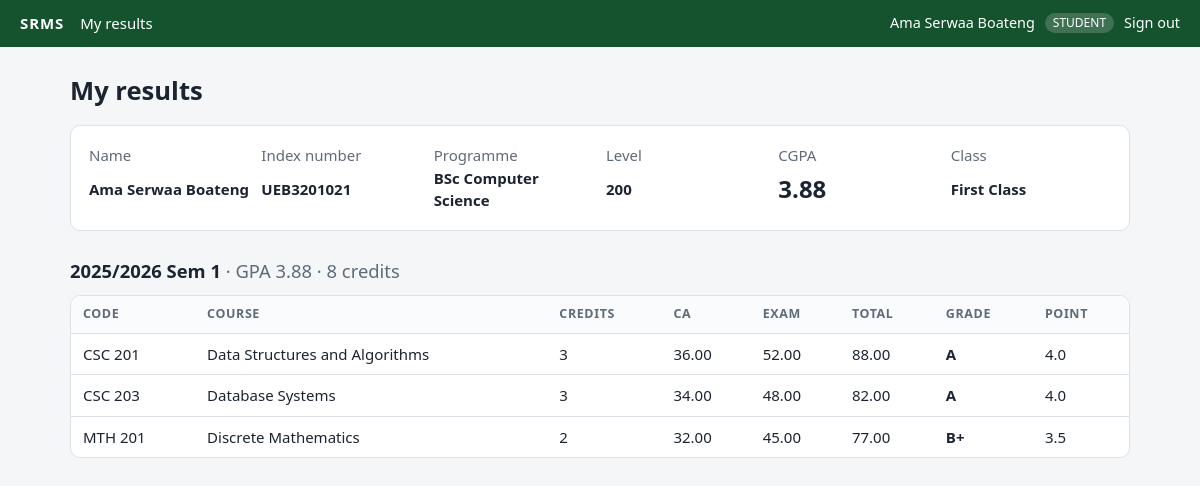
Page /index.php?r=student/results (signed in) on the committed database.
### tables this page shows
CREATE TABLE students (
    id           INT UNSIGNED AUTO_INCREMENT PRIMARY KEY,
    user_id      INT UNSIGNED NOT NULL UNIQUE,
    index_number VARCHAR(20)  NOT NULL UNIQUE,
    programme    VARCHAR(100) NOT NULL,
    level        SMALLINT     NOT NULL,
    CONSTRAINT fk_students_user FOREIGN KEY (user_id) REFERENCES users(id) ON DELETE CASCADE
);

CREATE TABLE users (
    id            INT UNSIGNED AUTO_INCREMENT PRIMARY KEY,
    username      VARCHAR(50)  NOT NULL UNIQUE,
    password_hash VARCHAR(255) NOT NULL,
    full_name     VARCHAR(100) NOT NULL,
    role          ENUM('admin','lecturer','student') NOT NULL,
    created_at    DATETIME NOT NULL
);

CREATE TABLE results (
    id            INT UNSIGNED AUTO_INCREMENT PRIMARY KEY,
    enrollment_id INT UNSIGNED NOT NULL UNIQUE,
    ca_score      DECIMAL(5,2) NOT NULL,
    exam_score    DECIMAL(5,2) NOT NULL,
    total         DECIMAL(5,2) NOT NULL,
    grade         VARCHAR(2)   NOT NULL,
    grade_point   DECIMAL(3,1) NOT NULL,
    status        ENUM('draft','submitted','published') NOT NULL DEFAULT 'draft',
    updated_by    INT UNSIGNED NULL,
    updated_at    DATETIME NOT NULL,
    CONSTRAINT fk_res_enrollment FOREIGN KEY (enrollment_id) REFERENCES enrollments(id) ON DELETE CASCADE,
    CONSTRAINT fk_res_user FOREIGN KEY (updated_by) REFERENCES users(id) ON DELETE SET NULL,
    CONSTRAINT chk_ca   CHECK (ca_score BETWEEN 0 AND 40),
    CONSTRAINT chk_exam CHECK (exam_score BETWEEN 0 AND 60)
);

CREATE TABLE courses (
    id            INT UNSIGNED AUTO_INCREMENT PRIMARY KEY,
    code          VARCHAR(15)  NOT NULL UNIQUE,
    title         VARCHAR(150) NOT NULL,
    credit_hours  TINYINT      NOT NULL,
    semester      TINYINT      NOT NULL,
    academic_year VARCHAR(9)   NOT NULL,
    lecturer_id   INT UNSIGNED NULL,
    CONSTRAINT fk_courses_lecturer FOREIGN KEY (lecturer_id) REFERENCES users(id) ON DELETE SET NULL
);

### src/Core/Controller.php (called while the page is built, shortened)
<?php
abstract class Controller
{
    protected function render(string $view, array $data = []): void
    {
        extract($data, EXTR_SKIP);
        $user = Auth::user();
        require __DIR__ . '/../../views/' . $view . '.php';
        $content = ob_get_clean();
        require __DIR__ . '/../../views/layout.php';
    }
}

### src/Controllers/StudentController.php (called while the page is built, shortened)
<?php
final class StudentController extends Controller
{
    public function results(): void
    {
        $student = (new StudentRepository())->findByUserId(Auth::id());
        $this->render('student/results', [
            'title' => 'My results',
            'student' => $student,
            'transcript' => (new ResultService())->transcript((int) $student['id']),
        ]);
    }
}

### src/Core/Router.php (called while the page is built, shortened)
<?php
final class Router
{
    private array $routes = [];
    public function add(string $route, string $controller, string $method, ?string $role = null): void
    {
        $this->routes[$route] = [$controller, $method, $role];
    }
    public function dispatch(string $route): void
    {
        [$controller, $method, $role] = $this->routes[$route];
        (new $controller())->$method();
    }
}

### public/index.php (called while the page is built, shortened)
<?php
require __DIR__ . '/../src/bootstrap.php';
$router = new Router();
$router->add('auth/login', AuthController::class, 'login');
$router->add('auth/logout', AuthController::class, 'logout');
$router->add('admin/dashboard', AdminController::class, 'dashboard', 'admin');
$router->add('admin/students', AdminController::class, 'students', 'admin');
$router->add('admin/courses', AdminController::class, 'courses', 'admin');
$router->add('admin/review', AdminController::class, 'review', 'admin');
$router->add('lecturer/courses', LecturerController::class, 'courses', 'lecturer');
$router->add('lecturer/scores', LecturerController::class, 'scores', 'lecturer');
$router->add('student/results', StudentController::class, 'results', 'student');
try {
    $router->dispatch((string) ($_GET['r'] ?? 'auth/login'));
} catch (PDOException $e) {
    http_response_code(500);
    error_log($e->getMessage());
    echo 'The database is not available. Check config/config.php and that MySQL is running.';
}

### src/bootstrap.php (called while the page is built, shortened)
<?php
spl_autoload_register(function (string $class): void {
    $prefix = 'App\\';
    $file = __DIR__ . '/' . str_replace('\\', '/', substr($class, strlen($prefix))) . '.php';
});
function e($value): string
{
    return htmlspecialchars((string) $value, ENT_QUOTES, 'UTF-8');
}

### src/Core/Database.php (called while the page is built, shortened)
<?php
final class Database
{
    private static ?PDO $pdo = null;
    public static function connection(): PDO
    {
        if (self::$pdo === null) {
            self::$pdo = self::create(config('db'));
        }
        return self::$pdo;
    }
    public static function create(array $db): PDO
    {
        if ($db['driver'] === 'sqlite') {
            $pdo = new PDO('sqlite:' . $db['sqlite_path']);
            $pdo->exec('PRAGMA foreign_keys = ON');
        } else {
            $dsn = sprintf('mysql:host=%s;port=%s;dbname=%s;charset=utf8mb4', $db['host'], $db['port'], $db['database']);
            $pdo = new PDO($dsn, $db['username'], $db['password']);
        }
        $pdo->setAttribute(PDO::ATTR_ERRMODE, PDO::ERRMODE_EXCEPTION);
        $pdo->setAttribute(PDO::ATTR_DEFAULT_FETCH_MODE, PDO::FETCH_ASSOC);
        return $pdo;
    }
}

### src/Core/Auth.php (called while the page is built, shortened)
<?php
final class Auth
{
    public static function user(): ?array
    {
        return $_SESSION['user'] ?? null;
    }
    public static function id(): ?int
    {
        return self::user()['id'] ?? null;
    }
}

### src/Models/Repository.php (called while the page is built, shortened)
<?php
abstract class Repository
{
    protected PDO $db;
    public function __construct(?PDO $db = null)
    {
        $this->db = $db ?? Database::connection();
    }
    protected function one(string $sql, array $params = []): ?array
    {
        $stmt = $this->db->prepare($sql);
        $stmt->execute($params);
        $row = $stmt->fetch();
        return $row === false ? null : $row;
    }
    protected function all(string $sql, array $params = []): array
    {
        $stmt = $this->db->prepare($sql);
        $stmt->execute($params);
        return $stmt->fetchAll();
    }
}

### src/Models/StudentRepository.php (called while the page is built, shortened)
<?php
final class StudentRepository extends Repository
{
    public function findByUserId(int $userId): ?array
    {
        return $this->one(
            'SELECT s.*, u.full_name FROM students s JOIN users u ON u.id = s.user_id WHERE s.user_id = ?',
            [$userId]
        );
    }
}

### src/Models/ResultRepository.php (called while the page is built, shortened)
<?php
final class ResultRepository extends Repository
{
    public function publishedForStudent(int $studentId): array
    {
        return $this->all(
            "SELECT c.code, c.title, c.credit_hours, c.semester, c.academic_year,
                    r.ca_score, r.exam_score, r.total, r.grade, r.grade_point
             FROM results r
             JOIN enrollments e ON e.id = r.enrollment_id
             JOIN courses c ON c.id = e.course_id
             WHERE e.student_id = ? AND r.status = 'published'
             ORDER BY c.academic_year, c.semester, c.code",
            [$studentId]
        );
    }
}

### src/Services/ResultService.php (called while the page is built, shortened)
<?php
final class ResultService
{
    public function __construct(
        private GradingScheme $scheme = new StandardGradingScheme(),
        private ?ResultRepository $results = null,
        private ?EnrollmentRepository $enrollments = null,
        private ?CourseRepository $courses = null,
        private ?AuditRepository $audit = null,
    ) {
        $this->results ??= new ResultRepository();
    }
    public function transcript(int $studentId): array
    {
        $rows = $this->results->publishedForStudent($studentId);
        $semesters = [];
        foreach ($rows as $r) {
            $key = $r['academic_year'] . ' Sem ' . $r['semester'];
            $semesters[$key]['courses'][] = $r;
        }
        $allPoints = 0.0;
        $allCredits = 0;
        foreach ($semesters as $key => $sem) {
            [$gpa, $points, $credits] = self::gpa($sem['courses']);
            $semesters[$key]['gpa'] = $gpa;
            $semesters[$key]['credits'] = $credits;
            $allPoints += $points;
            $allCredits += $credits;
        }
        $cgpa = $allCredits > 0 ? round($allPoints / $allCredits, 2) : 0.0;
        return [
            'semesters' => $semesters,
            'cgpa' => $cgpa,
            'credits' => $allCredits,
            'class' => $allCredits > 0 ? $this->scheme->classify($cgpa) : '—',
        ];
    }
    public static function gpa(array $courses): array
    {
        $points = 0.0;
        $credits = 0;
        foreach ($courses as $c) {
            $points += (float) $c['grade_point'] * (int) $c['credit_hours'];
            $credits += (int) $c['credit_hours'];
        }
        return [$credits > 0 ? round($points / $credits, 2) : 0.0, $points, $credits];
    }
}

### views/student/results.php (the view, shortened to what this page needs)
<h1>My results</h1>
<div class="card profile">
  <div><span class="muted">Name</span><strong><?= e($student['full_name']) ?></strong></div>
  <div><span class="muted">Index number</span><strong><?= e($student['index_number']) ?></strong></div>
  <div><span class="muted">Programme</span><strong><?= e($student['programme']) ?></strong></div>
  <div><span class="muted">Level</span><strong><?= (int) $student['level'] ?></strong></div>
  <div><span class="muted">CGPA</span><strong class="big"><?= number_format($transcript['cgpa'], 2) ?></strong></div>
  <div><span class="muted">Class</span><strong><?= e($transcript['class']) ?></strong></div>
</div>
<?php foreach ($transcript['semesters'] as $label => $sem): ?>
  <h2><?= e($label) ?> <span class="muted">· GPA <?= number_format($sem['gpa'], 2) ?> · <?= (int) $sem['credits'] ?> credits</span></h2>
  <div class="table-wrap"><table>
    <thead><tr><th>Code</th><th>Course</th><th>Credits</th><th>CA</th><th>Exam</th><th>Total</th><th>Grade</th><th>Point</th></tr></thead>
    <tbody>
    <?php foreach ($sem['courses'] as $c): ?>
      <tr><td><?= e($c['code']) ?></td><td><?= e($c['title']) ?></td><td><?= (int) $c['credit_hours'] ?></td>
        <td><?= e($c['ca_score']) ?></td><td><?= e($c['exam_score']) ?></td><td><?= e($c['total']) ?></td>
        <td><strong><?= e($c['grade']) ?></strong></td><td><?= number_format((float) $c['grade_point'], 1) ?></td></tr>
    <?php endforeach; ?>
    </tbody>
  </table></div>
<?php endforeach; ?>

### views/layout.php (shortened to what this page needs)
<!doctype html>
<html lang="en">
<head>
<link rel="stylesheet" href="style.css">
</head>
<body>
<header class="bar">
  <a class="brand" href="index.php">SRMS</a>
  <?php if ($user): ?>
    <nav>
      <?php if ($user['role'] === 'admin'): ?>
        <a href="index.php?r=admin/dashboard">Dashboard</a>
        <a href="index.php?r=admin/students">Students</a>
        <a href="index.php?r=admin/courses">Courses</a>
      <?php elseif ($user['role'] === 'lecturer'): ?>
        <a href="index.php?r=lecturer/courses">My courses</a>
      <?php else: ?>
        <a href="index.php?r=student/results">My results</a>
      <?php endif; ?>
    </nav>
    <div class="who"><?= e($user['full_name']) ?> <span class="role"><?= e($user['role']) ?></span>
      <a href="index.php?r=auth/logout">Sign out</a></div>
  <?php endif; ?>
</header>
<main>
  <?= $content ?>
</main>
</body>
</html>

### public/style.css (style rules this page uses)
:root { --bg:#f4f6f8;--card:#fff;--ink:#1b2430;--muted:#5f6b78;--line:#dbe1e7;--brand:#14532d;--brand-2:#e6f2ea; --amber:#8a5a00;--amber-bg:#fdf1d8;--blue:#1d4ed8;--blue-bg:#e3ebfd;--red:#b42318;--red-bg:#fde7e5 }
* { box-sizing:border-box }
body { margin:0;background:var(--bg);color:var(--ink);font:15px/1.5 "Segoe UI",system-ui,sans-serif }
.bar { display:flex;flex-wrap:wrap;gap:16px;align-items:center;padding:12px 20px;background:var(--brand);color:#fff }
.bar a { color:#fff;text-decoration:none }
.brand { font-weight:700;letter-spacing:.06em }
.bar nav { display:flex;gap:14px;flex:1 }
.who { font-size:.9rem;display:flex;gap:10px;align-items:center }
.role { background:rgba(255,255,255,.18);padding:1px 8px;border-radius:99px;font-size:.75rem;text-transform:uppercase }
main { max-width:1100px;margin:0 auto;padding:20px }
h1 { font-size:1.6rem;margin:.2em 0 .6em }
h2 { font-size:1.15rem;margin:1.4em 0 .6em }
.muted { color:var(--muted);font-weight:400 }
.card { background:var(--card);border:1px solid var(--line);border-radius:10px;padding:18px }
.table-wrap { overflow-x:auto;background:var(--card);border:1px solid var(--line);border-radius:10px }
table { border-collapse:collapse;width:100% }
th,td { padding:9px 12px;text-align:left;border-bottom:1px solid var(--line);white-space:nowrap }
th { font-size:.78rem;text-transform:uppercase;letter-spacing:.05em;color:var(--muted);background:#fafbfc }
tr:last-child td { border-bottom:0 }
.profile { display:grid;grid-template-columns:repeat(auto-fit,minmax(150px,1fr));gap:12px }
.profile div { display:grid }
.big { font-size:1.5rem }

### rows in the picture
students: user.full_name "Ama Serwaa Boateng", index_number "UEB3201021", programme "BSc Computer Science", level "200"
results: courses.code "CSC 201", courses.title "Data Structures and Algorithms", courses.credit_hours "3", ca_score "36.00", exam_score "52.00", total "88.00", grade "A", grade_point "4.0"
results: courses.code "CSC 203", courses.title "Database Systems", courses.credit_hours "3", ca_score "34.00", exam_score "48.00", total "82.00", grade "A", grade_point "4.0"
results: courses.code "MTH 201", courses.title "Discrete Mathematics", courses.credit_hours "2", ca_score "32.00", exam_score "45.00", total "77.00", grade "B+", grade_point "3.5"

### other values in the picture
$user['role'] "STUDENT"
$transcript['cgpa'] "3.88"
$transcript['class'] "First Class"
$label "2025/2026 Sem 1"
$sem['gpa'] "3.88"
$sem['credits'] "8"
